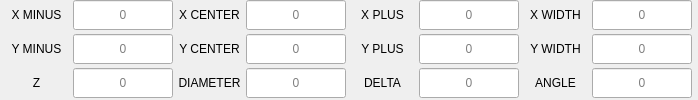
          <widget class="QWidget" name="widget_result_table" native="true">
           <property name="sizePolicy">
            <sizepolicy hsizetype="Expanding" vsizetype="Preferred">
             <horstretch>0</horstretch>
             <verstretch>0</verstretch>
            </sizepolicy>
           </property>
           <layout class="QVBoxLayout" name="verticalLayout_46">
            <property name="spacing">
             <number>4</number>
            </property>
            <property name="leftMargin">
             <number>2</number>
            </property>
            <property name="topMargin">
             <number>0</number>
            </property>
            <property name="rightMargin">
             <number>4</number>
            </property>
            <property name="bottomMargin">
             <number>2</number>
            </property>
            <item>
             <widget class="QWidget" name="widget_x_results" native="true">
              <layout class="QHBoxLayout" name="horizontalLayout_52">
               <property name="spacing">
                <number>4</number>
               </property>
               <property name="leftMargin">
                <number>2</number>
               </property>
               <property name="topMargin">
                <number>0</number>
               </property>
               <property name="rightMargin">
                <number>2</number>
               </property>
               <property name="bottomMargin">
                <number>0</number>
               </property>
               <item>
                <widget class="QLabel" name="label_43">
                 <property name="sizePolicy">
                  <sizepolicy hsizetype="Preferred" vsizetype="Preferred">
                   <horstretch>0</horstretch>
                   <verstretch>0</verstretch>
                  </sizepolicy>
                 </property>
                 <property name="minimumSize">
                  <size>
                   <width>65</width>
                   <height>30</height>
                  </size>
                 </property>
                 <property name="maximumSize">
                  <size>
                   <width>70</width>
                   <height>30</height>
                  </size>
                 </property>
                 <property name="text">
                  <string>X MINUS</string>
                 </property>
                 <property name="alignment">
                  <set>Qt::AlignCenter</set>
                 </property>
                </widget>
               </item>
               <item>
                <widget class="QLineEdit" name="status_xm">
                 <property name="sizePolicy">
                  <sizepolicy hsizetype="Preferred" vsizetype="Preferred">
                   <horstretch>0</horstretch>
                   <verstretch>0</verstretch>
                  </sizepolicy>
                 </property>
                 <property name="minimumSize">
                  <size>
                   <width>100</width>
                   <height>30</height>
                  </size>
                 </property>
                 <property name="maximumSize">
                  <size>
                   <width>80</width>
                   <height>30</height>
                  </size>
                 </property>
                 <property name="maxLength">
                  <number>10</number>
                 </property>
                 <property name="alignment">
                  <set>Qt::AlignCenter</set>
                 </property>
                 <property name="readOnly">
                  <bool>true</bool>
                 </property>
                 <property name="placeholderText">
                  <string>0</string>
                 </property>
                </widget>
               </item>
               <item>
                <widget class="QLabel" name="label_44">
                 <property name="sizePolicy">
                  <sizepolicy hsizetype="Preferred" vsizetype="Preferred">
                   <horstretch>0</horstretch>
                   <verstretch>0</verstretch>
                  </sizepolicy>
                 </property>
                 <property name="minimumSize">
                  <size>
                   <width>65</width>
                   <height>30</height>
                  </size>
                 </property>
                 <property name="maximumSize">
                  <size>
                   <width>70</width>
                   <height>30</height>
                  </size>
                 </property>
                 <property name="text">
                  <string>X CENTER</string>
                 </property>
                 <property name="alignment">
                  <set>Qt::AlignCenter</set>
                 </property>
                </widget>
               </item>
               <item>
                <widget class="QLineEdit" name="status_xc">
                 <property name="sizePolicy">
                  <sizepolicy hsizetype="Preferred" vsizetype="Preferred">
                   <horstretch>0</horstretch>
                   <verstretch>0</verstretch>
                  </sizepolicy>
                 </property>
                 <property name="minimumSize">
                  <size>
                   <width>100</width>
                   <height>30</height>
                  </size>
                 </property>
                 <property name="maximumSize">
                  <size>
                   <width>80</width>
                   <height>30</height>
                  </size>
                 </property>
                 <property name="maxLength">
                  <number>10</number>
                 </property>
                 <property name="alignment">
                  <set>Qt::AlignCenter</set>
                 </property>
                 <property name="readOnly">
                  <bool>true</bool>
                 </property>
                 <property name="placeholderText">
                  <string>0</string>
                 </property>
                </widget>
               </item>
               <item>
                <widget class="QLabel" name="label_45">
                 <property name="sizePolicy">
                  <sizepolicy hsizetype="Preferred" vsizetype="Preferred">
                   <horstretch>0</horstretch>
                   <verstretch>0</verstretch>
                  </sizepolicy>
                 </property>
                 <property name="minimumSize">
                  <size>
                   <width>65</width>
                   <height>30</height>
                  </size>
                 </property>
                 <property name="maximumSize">
                  <size>
                   <width>70</width>
                   <height>30</height>
                  </size>
                 </property>
                 <property name="text">
                  <string>X PLUS</string>
                 </property>
                 <property name="alignment">
                  <set>Qt::AlignCenter</set>
                 </property>
                </widget>
               </item>
               <item>
                <widget class="QLineEdit" name="status_xp">
                 <property name="sizePolicy">
                  <sizepolicy hsizetype="Preferred" vsizetype="Preferred">
                   <horstretch>0</horstretch>
                   <verstretch>0</verstretch>
                  </sizepolicy>
                 </property>
                 <property name="minimumSize">
                  <size>
                   <width>100</width>
                   <height>30</height>
                  </size>
                 </property>
                 <property name="maximumSize">
                  <size>
                   <width>80</width>
                   <height>30</height>
                  </size>
                 </property>
                 <property name="maxLength">
                  <number>10</number>
                 </property>
                 <property name="alignment">
                  <set>Qt::AlignCenter</set>
                 </property>
                 <property name="readOnly">
                  <bool>true</bool>
                 </property>
                 <property name="placeholderText">
                  <string>0</string>
                 </property>
                </widget>
               </item>
               <item>
                <widget class="QLabel" name="label_46">
                 <property name="sizePolicy">
                  <sizepolicy hsizetype="Preferred" vsizetype="Preferred">
                   <horstretch>0</horstretch>
                   <verstretch>0</verstretch>
                  </sizepolicy>
                 </property>
                 <property name="minimumSize">
                  <size>
                   <width>65</width>
                   <height>30</height>
                  </size>
                 </property>
                 <property name="maximumSize">
                  <size>
                   <width>70</width>
                   <height>30</height>
                  </size>
                 </property>
                 <property name="text">
                  <string>X WIDTH</string>
                 </property>
                 <property name="alignment">
                  <set>Qt::AlignCenter</set>
                 </property>
                </widget>
               </item>
               <item>
                <widget class="QLineEdit" name="status_lx">
                 <property name="sizePolicy">
                  <sizepolicy hsizetype="Preferred" vsizetype="Preferred">
                   <horstretch>0</horstretch>
                   <verstretch>0</verstretch>
                  </sizepolicy>
                 </property>
                 <property name="minimumSize">
                  <size>
                   <width>100</width>
                   <height>30</height>
                  </size>
                 </property>
                 <property name="maximumSize">
                  <size>
                   <width>80</width>
                   <height>30</height>
                  </size>
                 </property>
                 <property name="maxLength">
                  <number>10</number>
                 </property>
                 <property name="alignment">
                  <set>Qt::AlignCenter</set>
                 </property>
                 <property name="readOnly">
                  <bool>true</bool>
                 </property>
                 <property name="placeholderText">
                  <string>0</string>
                 </property>
                </widget>
               </item>
              </layout>
             </widget>
            </item>
            <item>
             <widget class="QWidget" name="widget_y_results" native="true">
              <layout class="QHBoxLayout" name="horizontalLayout_53" stretch="0,0,0,0,0,0,0,0">
               <property name="spacing">
                <number>4</number>
               </property>
               <property name="leftMargin">
                <number>2</number>
               </property>
               <property name="topMargin">
                <number>0</number>
               </property>
               <property name="rightMargin">
                <number>2</number>
               </property>
               <property name="bottomMargin">
                <number>0</number>
               </property>
               <item>
                <widget class="QLabel" name="label_47">
                 <property name="sizePolicy">
                  <sizepolicy hsizetype="Preferred" vsizetype="Preferred">
                   <horstretch>0</horstretch>
                   <verstretch>0</verstretch>
                  </sizepolicy>
                 </property>
                 <property name="minimumSize">
                  <size>
                   <width>65</width>
                   <height>30</height>
                  </size>
                 </property>
                 <property name="maximumSize">
                  <size>
                   <width>70</width>
                   <height>30</height>
                  </size>
                 </property>
                 <property name="text">
                  <string>Y MINUS</string>
                 </property>
                 <property name="alignment">
                  <set>Qt::AlignCenter</set>
                 </property>
                </widget>
               </item>
               <item>
                <widget class="QLineEdit" name="status_ym">
                 <property name="sizePolicy">
                  <sizepolicy hsizetype="Preferred" vsizetype="Preferred">
                   <horstretch>0</horstretch>
                   <verstretch>0</verstretch>
                  </sizepolicy>
                 </property>
                 <property name="minimumSize">
                  <size>
                   <width>100</width>
                   <height>30</height>
                  </size>
                 </property>
                 <property name="maximumSize">
                  <size>
                   <width>80</width>
                   <height>30</height>
                  </size>
                 </property>
                 <property name="maxLength">
                  <number>10</number>
                 </property>
                 <property name="alignment">
                  <set>Qt::AlignCenter</set>
                 </property>
                 <property name="readOnly">
                  <bool>true</bool>
                 </property>
                 <property name="placeholderText">
                  <string>0</string>
                 </property>
                </widget>
               </item>
               <item>
                <widget class="QLabel" name="label_48">
                 <property name="sizePolicy">
                  <sizepolicy hsizetype="Preferred" vsizetype="Preferred">
                   <horstretch>0</horstretch>
                   <verstretch>0</verstretch>
                  </sizepolicy>
                 </property>
                 <property name="minimumSize">
                  <size>
                   <width>65</width>
                   <height>30</height>
                  </size>
                 </property>
                 <property name="maximumSize">
                  <size>
                   <width>70</width>
                   <height>30</height>
                  </size>
                 </property>
                 <property name="text">
                  <string>Y CENTER</string>
                 </property>
                 <property name="alignment">
                  <set>Qt::AlignCenter</set>
                 </property>
                </widget>
               </item>
               <item>
                <widget class="QLineEdit" name="status_yc">
                 <property name="sizePolicy">
                  <sizepolicy hsizetype="Preferred" vsizetype="Preferred">
                   <horstretch>0</horstretch>
                   <verstretch>0</verstretch>
                  </sizepolicy>
                 </property>
                 <property name="minimumSize">
                  <size>
                   <width>100</width>
                   <height>30</height>
                  </size>
                 </property>
                 <property name="maximumSize">
                  <size>
                   <width>80</width>
                   <height>30</height>
                  </size>
                 </property>
                 <property name="maxLength">
                  <number>10</number>
                 </property>
                 <property name="alignment">
                  <set>Qt::AlignCenter</set>
                 </property>
                 <property name="readOnly">
                  <bool>true</bool>
                 </property>
                 <property name="placeholderText">
                  <string>0</string>
                 </property>
                </widget>
               </item>
               <item>
                <widget class="QLabel" name="label_49">
                 <property name="sizePolicy">
                  <sizepolicy hsizetype="Preferred" vsizetype="Preferred">
                   <horstretch>0</horstretch>
                   <verstretch>0</verstretch>
                  </sizepolicy>
                 </property>
                 <property name="minimumSize">
                  <size>
                   <width>65</width>
                   <height>30</height>
                  </size>
                 </property>
                 <property name="maximumSize">
                  <size>
                   <width>70</width>
                   <height>30</height>
                  </size>
                 </property>
                 <property name="text">
                  <string>Y PLUS</string>
                 </property>
                 <property name="alignment">
                  <set>Qt::AlignCenter</set>
                 </property>
                </widget>
               </item>
               <item>
                <widget class="QLineEdit" name="status_yp">
                 <property name="sizePolicy">
                  <sizepolicy hsizetype="Preferred" vsizetype="Preferred">
                   <horstretch>0</horstretch>
                   <verstretch>0</verstretch>
                  </sizepolicy>
                 </property>
                 <property name="minimumSize">
                  <size>
                   <width>100</width>
                   <height>30</height>
                  </size>
                 </property>
                 <property name="maximumSize">
                  <size>
                   <width>80</width>
                   <height>30</height>
                  </size>
                 </property>
                 <property name="maxLength">
                  <number>10</number>
                 </property>
                 <property name="alignment">
                  <set>Qt::AlignCenter</set>
                 </property>
                 <property name="readOnly">
                  <bool>true</bool>
                 </property>
                 <property name="placeholderText">
                  <string>0</string>
                 </property>
                </widget>
               </item>
               <item>
                <widget class="QLabel" name="label_50">
                 <property name="sizePolicy">
                  <sizepolicy hsizetype="Preferred" vsizetype="Preferred">
                   <horstretch>0</horstretch>
                   <verstretch>0</verstretch>
                  </sizepolicy>
                 </property>
                 <property name="minimumSize">
                  <size>
                   <width>65</width>
                   <height>30</height>
                  </size>
                 </property>
                 <property name="maximumSize">
                  <size>
                   <width>70</width>
                   <height>30</height>
                  </size>
                 </property>
                 <property name="text">
                  <string>Y WIDTH</string>
                 </property>
                 <property name="alignment">
                  <set>Qt::AlignCenter</set>
                 </property>
                </widget>
               </item>
               <item>
                <widget class="QLineEdit" name="status_ly">
                 <property name="sizePolicy">
                  <sizepolicy hsizetype="Preferred" vsizetype="Preferred">
                   <horstretch>0</horstretch>
                   <verstretch>0</verstretch>
                  </sizepolicy>
                 </property>
                 <property name="minimumSize">
                  <size>
                   <width>100</width>
                   <height>30</height>
                  </size>
                 </property>
                 <property name="maximumSize">
                  <size>
                   <width>80</width>
                   <height>30</height>
                  </size>
                 </property>
                 <property name="maxLength">
                  <number>10</number>
                 </property>
                 <property name="alignment">
                  <set>Qt::AlignCenter</set>
                 </property>
                 <property name="readOnly">
                  <bool>true</bool>
                 </property>
                 <property name="placeholderText">
                  <string>0</string>
                 </property>
                </widget>
               </item>
              </layout>
             </widget>
            </item>
            <item>
             <widget class="QWidget" name="widget_z_results" native="true">
              <layout class="QHBoxLayout" name="horizontalLayout_55">
               <property name="spacing">
                <number>4</number>
               </property>
               <property name="leftMargin">
                <number>2</number>
               </property>
               <property name="topMargin">
                <number>0</number>
               </property>
               <property name="rightMargin">
                <number>2</number>
               </property>
               <property name="bottomMargin">
                <number>0</number>
               </property>
               <item>
                <widget class="QLabel" name="label_51">
                 <property name="sizePolicy">
                  <sizepolicy hsizetype="Preferred" vsizetype="Preferred">
                   <horstretch>0</horstretch>
                   <verstretch>0</verstretch>
                  </sizepolicy>
                 </property>
                 <property name="minimumSize">
                  <size>
                   <width>65</width>
                   <height>30</height>
                  </size>
                 </property>
                 <property name="maximumSize">
                  <size>
                   <width>70</width>
                   <height>30</height>
                  </size>
                 </property>
                 <property name="text">
                  <string>Z</string>
                 </property>
                 <property name="alignment">
                  <set>Qt::AlignCenter</set>
                 </property>
                </widget>
               </item>
               <item>
                <widget class="QLineEdit" name="status_z">
                 <property name="sizePolicy">
                  <sizepolicy hsizetype="Preferred" vsizetype="Preferred">
                   <horstretch>0</horstretch>
                   <verstretch>0</verstretch>
                  </sizepolicy>
                 </property>
                 <property name="minimumSize">
                  <size>
                   <width>100</width>
                   <height>30</height>
                  </size>
                 </property>
                 <property name="maximumSize">
                  <size>
                   <width>80</width>
                   <height>30</height>
                  </size>
                 </property>
                 <property name="maxLength">
                  <number>10</number>
                 </property>
                 <property name="alignment">
                  <set>Qt::AlignCenter</set>
                 </property>
                 <property name="readOnly">
                  <bool>true</bool>
                 </property>
                 <property name="placeholderText">
                  <string>0</string>
                 </property>
                </widget>
               </item>
               <item>
                <widget class="QLabel" name="label_52">
                 <property name="sizePolicy">
                  <sizepolicy hsizetype="Preferred" vsizetype="Preferred">
                   <horstretch>0</horstretch>
                   <verstretch>0</verstretch>
                  </sizepolicy>
                 </property>
                 <property name="minimumSize">
                  <size>
                   <width>65</width>
                   <height>30</height>
                  </size>
                 </property>
                 <property name="maximumSize">
                  <size>
                   <width>70</width>
                   <height>30</height>
                  </size>
                 </property>
                 <property name="text">
                  <string>DIAMETER</string>
                 </property>
                 <property name="alignment">
                  <set>Qt::AlignCenter</set>
                 </property>
                </widget>
               </item>
               <item>
                <widget class="QLineEdit" name="status_d">
                 <property name="sizePolicy">
                  <sizepolicy hsizetype="Preferred" vsizetype="Preferred">
                   <horstretch>0</horstretch>
                   <verstretch>0</verstretch>
                  </sizepolicy>
                 </property>
                 <property name="minimumSize">
                  <size>
                   <width>100</width>
                   <height>30</height>
                  </size>
                 </property>
                 <property name="maximumSize">
                  <size>
                   <width>80</width>
                   <height>30</height>
                  </size>
                 </property>
                 <property name="maxLength">
                  <number>10</number>
                 </property>
                 <property name="alignment">
                  <set>Qt::AlignCenter</set>
                 </property>
                 <property name="readOnly">
                  <bool>true</bool>
                 </property>
                 <property name="placeholderText">
                  <string>0</string>
                 </property>
                </widget>
               </item>
               <item>
                <widget class="QLabel" name="label_53">
                 <property name="sizePolicy">
                  <sizepolicy hsizetype="Preferred" vsizetype="Preferred">
                   <horstretch>0</horstretch>
                   <verstretch>0</verstretch>
                  </sizepolicy>
                 </property>
                 <property name="minimumSize">
                  <size>
                   <width>65</width>
                   <height>30</height>
                  </size>
                 </property>
                 <property name="maximumSize">
                  <size>
                   <width>70</width>
                   <height>30</height>
                  </size>
                 </property>
                 <property name="text">
                  <string>DELTA</string>
                 </property>
                 <property name="alignment">
                  <set>Qt::AlignCenter</set>
                 </property>
                </widget>
               </item>
               <item>
                <widget class="QLineEdit" name="status_delta">
                 <property name="sizePolicy">
                  <sizepolicy hsizetype="Preferred" vsizetype="Preferred">
                   <horstretch>0</horstretch>
                   <verstretch>0</verstretch>
                  </sizepolicy>
                 </property>
                 <property name="minimumSize">
                  <size>
                   <width>100</width>
                   <height>30</height>
                  </size>
                 </property>
                 <property name="maximumSize">
                  <size>
                   <width>80</width>
                   <height>30</height>
                  </size>
                 </property>
                 <property name="maxLength">
                  <number>10</number>
                 </property>
                 <property name="alignment">
                  <set>Qt::AlignCenter</set>
                 </property>
                 <property name="readOnly">
                  <bool>true</bool>
                 </property>
                 <property name="placeholderText">
                  <string>0</string>
                 </property>
                </widget>
               </item>
               <item>
                <widget class="QLabel" name="label_54">
                 <property name="sizePolicy">
                  <sizepolicy hsizetype="Preferred" vsizetype="Preferred">
                   <horstretch>0</horstretch>
                   <verstretch>0</verstretch>
                  </sizepolicy>
                 </property>
                 <property name="minimumSize">
                  <size>
                   <width>65</width>
                   <height>30</height>
                  </size>
                 </property>
                 <property name="maximumSize">
                  <size>
                   <width>70</width>
                   <height>30</height>
                  </size>
                 </property>
                 <property name="text">
                  <string>ANGLE</string>
                 </property>
                 <property name="alignment">
                  <set>Qt::AlignCenter</set>
                 </property>
                </widget>
               </item>
               <item>
                <widget class="QLineEdit" name="status_a">
                 <property name="sizePolicy">
                  <sizepolicy hsizetype="Preferred" vsizetype="Preferred">
                   <horstretch>0</horstretch>
                   <verstretch>0</verstretch>
                  </sizepolicy>
                 </property>
                 <property name="minimumSize">
                  <size>
                   <width>100</width>
                   <height>30</height>
                  </size>
                 </property>
                 <property name="maximumSize">
                  <size>
                   <width>80</width>
                   <height>30</height>
                  </size>
                 </property>
                 <property name="maxLength">
                  <number>10</number>
                 </property>
                 <property name="alignment">
                  <set>Qt::AlignCenter</set>
                 </property>
                 <property name="readOnly">
                  <bool>true</bool>
                 </property>
                 <property name="placeholderText">
                  <string>0</string>
                 </property>
                </widget>
               </item>
              </layout>
             </widget>
            </item>
           </layout>
          </widget>
